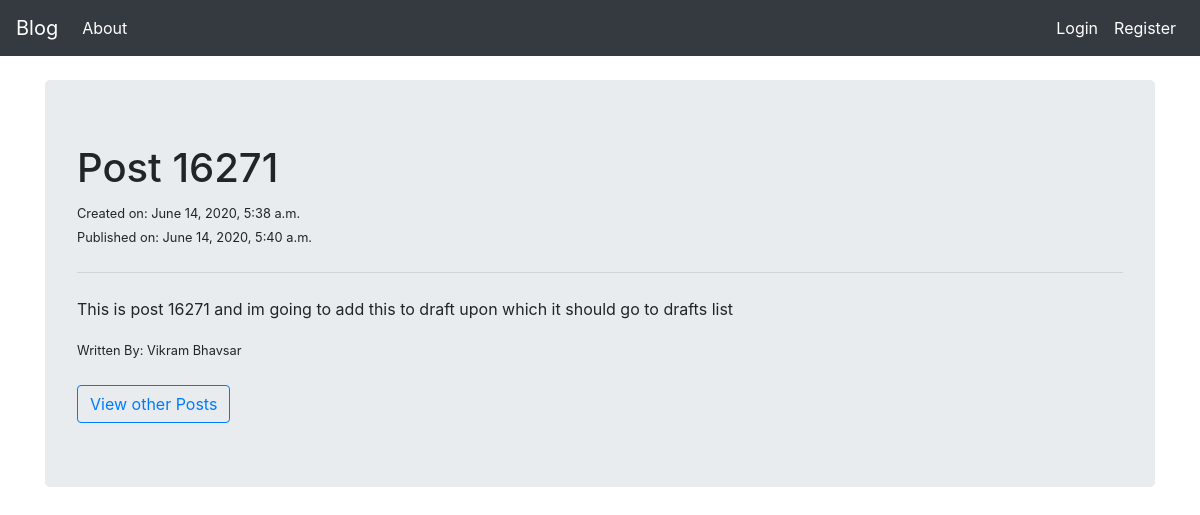
Screenshot of /post/11/ with the database file from the repository.
### blog/models.py (models this page shows, shortened)
class Post(models.Model):
    author = models.ForeignKey(settings.AUTH_USER_MODEL,on_delete=models.CASCADE,related_name="posts")
    title = models.CharField(max_length=200)
    text = models.TextField()
    create_date = models.DateTimeField(default=timezone.now())
    publish_date = models.DateTimeField(blank=True,null=True)

### blog/views.py (the view)
# urls.py: path("post/<int:pk>/",views.PostDetailView.as_view(),name="post_detail"),
class PostDetailView(DetailView):
    model = Post
    template_name = "blog/post_detail.html"
    def get_context_data(self, **kwargs):
        context = super().get_context_data(**kwargs)
        context["post"] = context["object"]
        return context

### blog/templates/blog/post_detail.html (shortened to what this page needs)
{% extends "blog/base.html" %}
{% block body_block %}
    <br>
    <div class="jumbotron">
        <h1>{{post.title}}</h1>
        <small>Created on: {{ post.create_date }} </small><br>
        {% if post.publish_date %}
            <small>Published on: {{ post.publish_date }} </small><br>
        {% else %}
            <small>Not Published yet.</small><br>
        {% endif %}
        <hr class="my-4">
        <p>{{ post.text}}</p>
        <small class="mr-auto">Written By: {{ post.author.first_name }} {{ post.author.last_name }}</small>
        <br><br>
        <a href="{% url "post_list" %}" class="btn btn-outline-primary">View other Posts</a>
    </div>
{% endblock %}

### rows the page displays
Post: title "Post 16271", create_date "June 14, 2020, 5:38 a.m.", publish_date "June 14, 2020, 5:40 a.m.", text "This is post 16271 and im going to add this to draft upon which it should go to drafts list", author.first_name "Vikram", author.last_name "Bhavsar"
